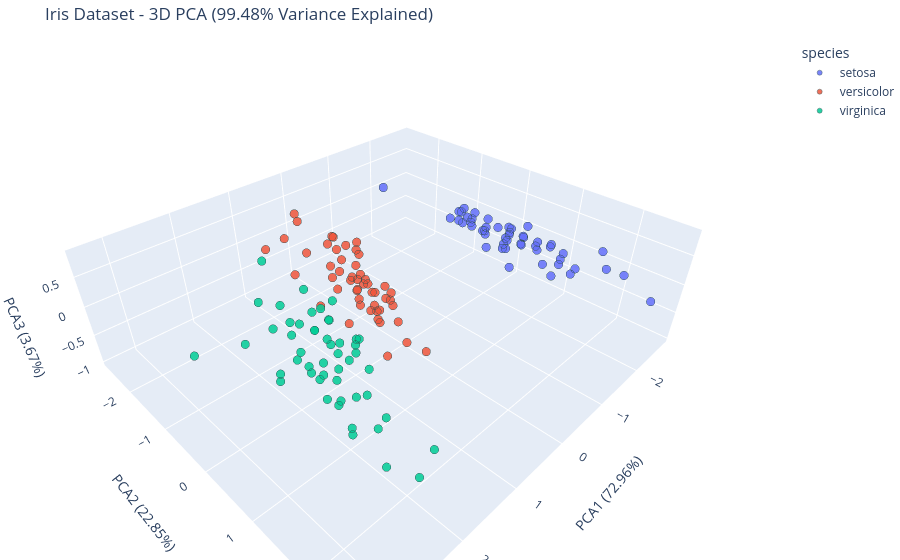

The code cell stored with this chart in its notebook:
### Code cell
import plotly.express as px

var_ratio = pca.explained_variance_ratio_ * 100
total_var = var_ratio.sum()

fig = px.scatter_3d(
    df_3D,
    x='PCA1',
    y='PCA2',
    z='PCA3',
    color='species',
    title=f'Iris Dataset - 3D PCA ({total_var:.2f}% Variance Explained)',
    labels={
        'PCA1': f'PCA1 ({var_ratio[0]:.2f}%)',
        'PCA2': f'PCA2 ({var_ratio[1]:.2f}%)',
        'PCA3': f'PCA3 ({var_ratio[2]:.2f}%)'
    },
    opacity=0.85
)

fig.update_traces(marker=dict(size=5, line=dict(width=0.5, color='DarkSlateGrey')))
fig.update_layout(margin=dict(l=0, r=0, b=0, t=40))
fig.show()
